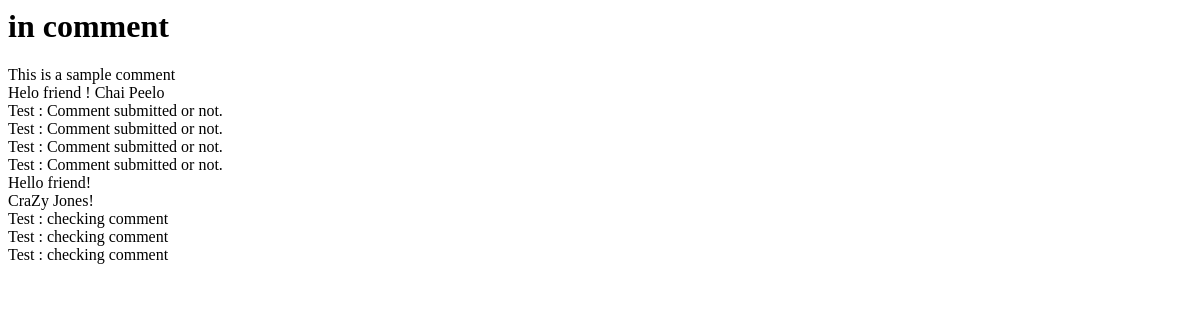
The page /comment?blog_id=12 on the database as committed earlier.
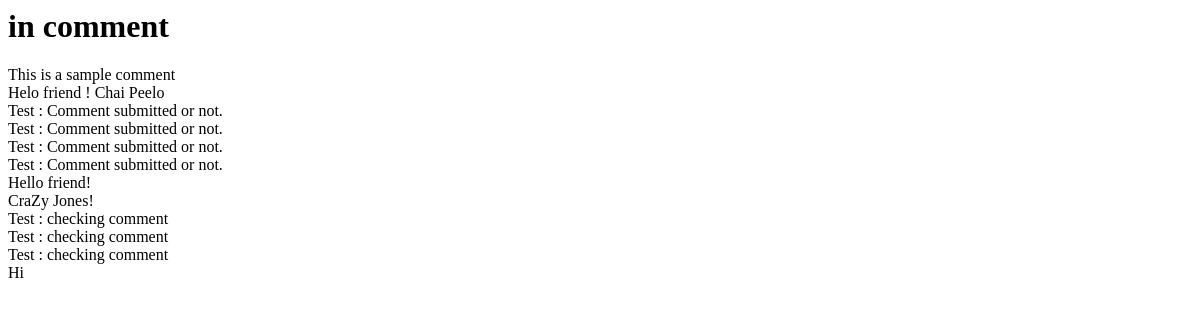
The same page on the database as committed later.
### tables this page shows
CREATE TABLE comment (
    comment_id integer PRIMARY KEY AUTOINCREMENT,
    comment text NOT NULL,
    blog_id integer NOT NULL, user_name text,
    FOREIGN KEY (blog_id)
    REFERENCES blog_detail (blog_id));

### app/__init__.py (the view)
@app.route('/comment',methods = ['POST', 'GET'])
def comments():
    if request.method == "GET":
        msg = dbHandler.comment(request.args["blog_id"])
    else:
        print "form : ",request.form["blog_id"]
        msg = dbHandler.comment(request.form["blog_id"])
    return render_template('comment_div.html',user=msg)

### app/models.py (called while the page is built)
def comment(args1):
  try:
    with sql.connect("database.db") as con:
      con.row_factory = sql.Row
      cur = con.cursor()
      print "args in model.comment",args1
      cur.execute("select * from comment")
      print args1
      rows = cur.fetchall()
      comment=[]
      for row in rows:
        if row['blog_id']==int(args1):
           comment.append(row)
      return (comment)
  except:
      print "connection failed"
      return ([], "connection failed")

### app/templates/comment_div.html
<div>
    <h1>in comment</h1>
    {% for comment_data in user %}
    <div>{{comment_data.comment}}</div>
    {% endfor %}
</div>

Rows that differ between the two databases and show on the page:
added comment: comment "Hi"
